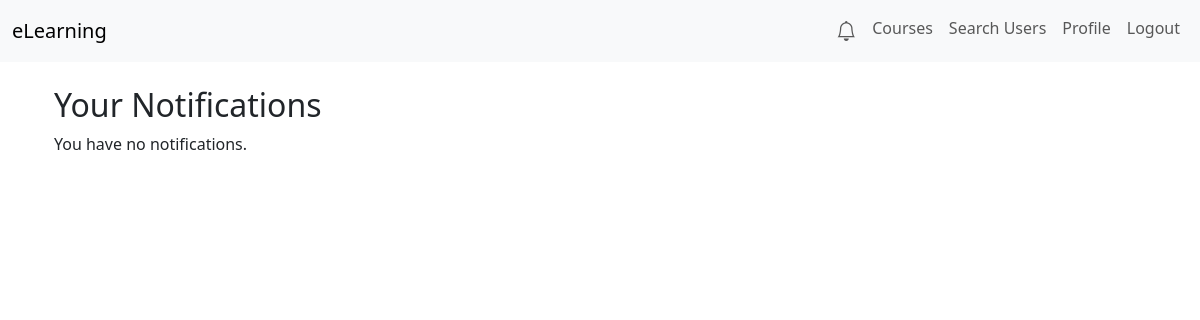
The page /users/notifications/ (signed in) on the database as committed earlier.
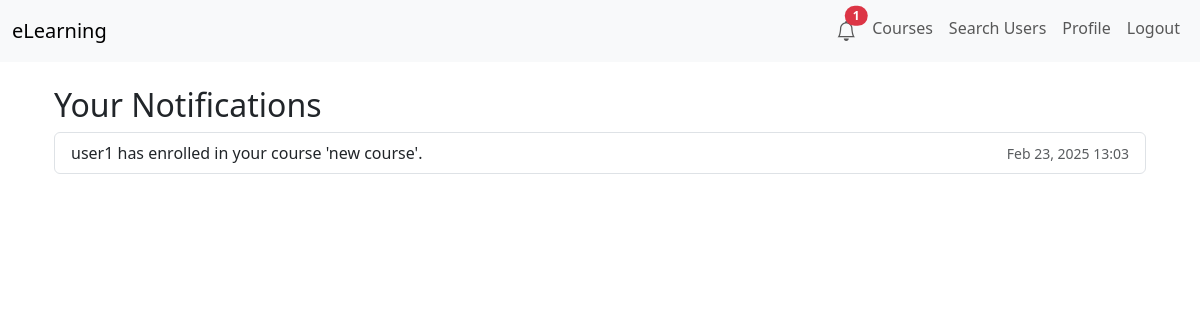
The same page on the database as committed later.
### courses/models.py (models this page shows, shortened)
class Notification(models.Model):
    recipient = models.ForeignKey(
        settings.AUTH_USER_MODEL,
        on_delete=models.CASCADE,
        related_name='notifications'
    )
    message = models.CharField(max_length=255)
    created_at = models.DateTimeField(auto_now_add=True)
    is_read = models.BooleanField(default=False)

### users/views.py (the view)
# urls.py: path('notifications/', views.notifications_view, name='notifications'),
@login_required
def notifications_view(request):
    notifications = request.user.notifications.all().order_by('-created_at')
    return render(request, 'users/notifications.html', {'notifications': notifications})

### users/context_processors.py (called while the page is built)
def unread_notifications(request):
    if request.user.is_authenticated:
        count = request.user.notifications.filter(is_read=False).count()
        return {'unread_count': count}
    else:
        return {'unread_count': 0}

### users/templates/users/notifications.html
{% extends "base.html" %}
{% block content %}
<div class="container mt-4">
  <h2>Your Notifications</h2>
  {% if notifications %}
    <ul class="list-group">
      {% for note in notifications %}
        <li class="list-group-item d-flex justify-content-between align-items-center">
          <span>{{ note.message }}</span>
          <small class="text-muted">{{ note.created_at|date:"M d, Y H:i" }}</small>
        </li>
      {% endfor %}
    </ul>
  {% else %}
    <p>You have no notifications.</p>
  {% endif %}
</div>
{% endblock %}

Rows that differ between the two databases and show on the page:
added Notification: message "user1 has enrolled in your course 'new course'.", created_at "Feb 23, 2025 13:03"
Other text that changed with them:
{{ unread_count }}: (not shown) → "1"
text no longer shown: "You have no notifications."
